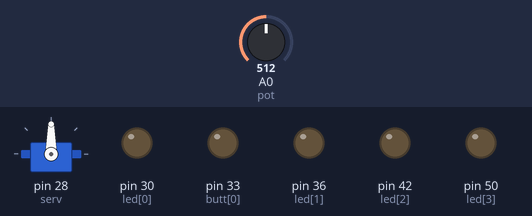
Simulated run of this sketch. Board: Arduino Mega 2560, built with avr-gcc and run on an emulated ATmega2560. Parts: servo, output pins drawn as LEDs (lit = HIGH). The test bench sets the inputs (shaded band); at power-on: A0 (pot) = 512. What the sketch prints to the serial monitor is not drawn.

Above: at 1.2 s.
1.3 s: A0 (pot) set to 716
At 1.7 s:
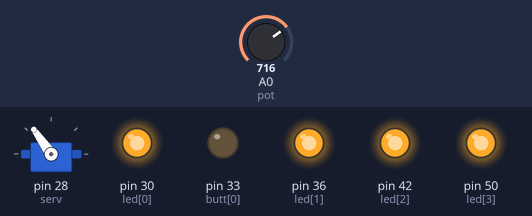
2.8 s: A0 (pot) set to 900
At 4.0 s:
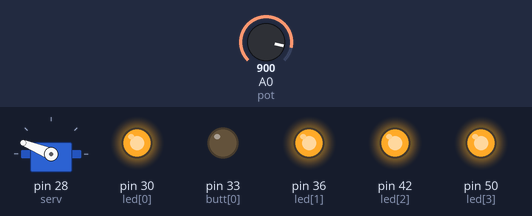
4.3 s: A0 (pot) set to 1023
At 5.0 s:
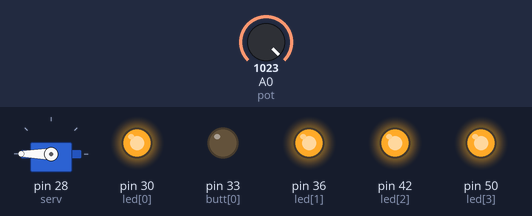
5.8 s: A0 (pot) set to 306
At 7.0 s:
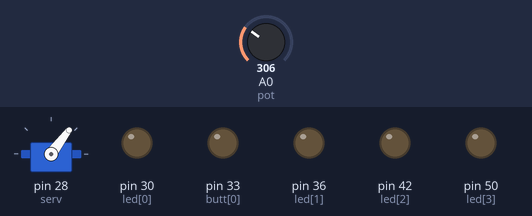
7.3 s: A0 (pot) set to 122
At 8.5 s:
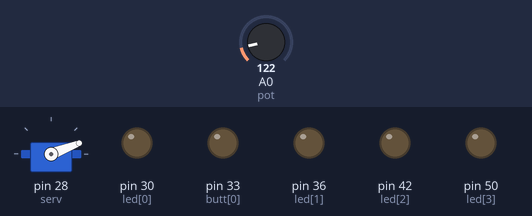
8.8 s: A0 (pot) set to 0
At 9.5 s:
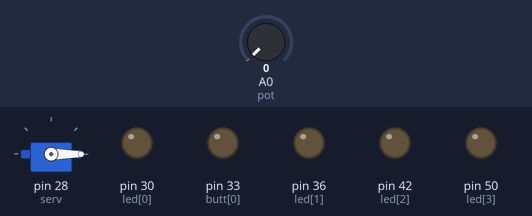
Timing chart, 0 to 11.3 s (numbered marks = the images above; inputs shaded):
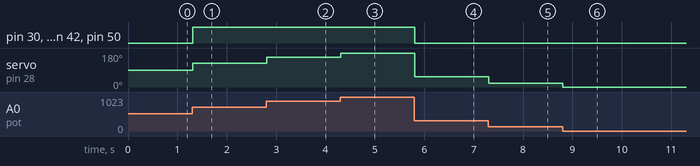

Measured:
- after the input at 1.3 s, pin 30 (led[0]), pin 36 (led[1]), pin 42 (led[2]), pin 50 (led[3]): LOW → HIGH at once; servo on pin 28 (serv): 90° → 125° at once
- after the input at 2.8 s, servo on pin 28 (serv): 125° → 158° at once
- after the input at 4.3 s, servo on pin 28 (serv): 158° → 180° at once
- after the input at 5.8 s, pin 30 (led[0]), pin 36 (led[1]), pin 42 (led[2]), pin 50 (led[3]): HIGH → LOW at once; servo on pin 28 (serv): 180° → 53° at once
- after the input at 7.3 s, servo on pin 28 (serv): 53° → 21° at once
- after the input at 8.8 s, servo on pin 28 (serv): 21° → 0° at once

The sketch:

servo_led_button_potentiometer.ino
```cpp
#include<Servo.h>
Servo servo;
int butt[]={ 33,39,47,53};
int led[]={30,36,42,50};
int serv=28;
int pot=A0;
int pots=0;
int maps=0;
int mappd=0;

void setup() {
  for(int i=0;i<5;i++){
    pinMode(led[i],OUTPUT);
    pinMode(butt[i],INPUT);
  }
  servo.attach(serv);
  Serial.begin(9600);


}

void loop() {

  int flag=0;
  pots=analogRead(pot);
  maps=map(pots,0,1023,0,180);
  mappd=map(pots,0,1023,0,255);

    analogWrite(led[0],mappd);
    analogWrite(led[1],mappd);
    analogWrite(led[2],mappd);
    analogWrite(led[3],mappd);


  servo.write(maps);
  Serial.println(maps);
    Serial.println(mappd);


}
```
